Frame 1 (no input): blank canvas, image omitted
Frame 60 (no input): blank canvas, image omitted
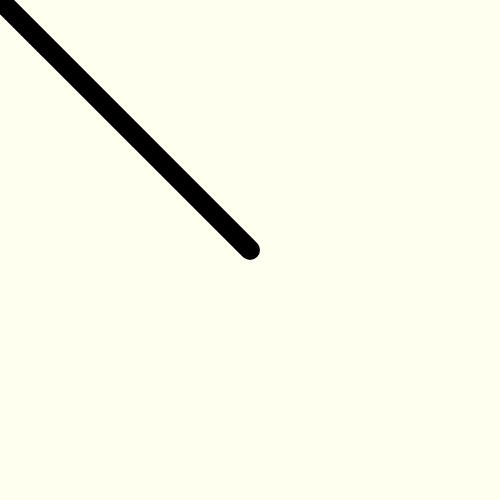
Frame 120 (the mouse pressed at the canvas centre since frame 60)

The p5.js sketch whose frames 1 and 60 were blank and that drew this single picture after the mouse press (run headless with seeded random() and noise() and a simulated clock; from frame 60 on, the mouse is pressed at the canvas centre):

// p5.js sketch
// ── sketch.js
'use strict';

function setup() {
  createCanvas(500, 500)
  background('ivory')
}

function draw() {
  stroke(0)
}

// Putting this code inside of draw() won't work.
function mouseMoved() {
  var dx = Math.abs(mouseX - pmouseX)
  var dy = Math.abs(mouseY - pmouseY)
  var d = Math.sqrt(Math.pow(dx, 2) + Math.pow(dy, 2))

  d = (d > 20) ? 20 : d   // cap at 20
  strokeWeight(d)

  line(pmouseX, pmouseY, mouseX, mouseY)
}
